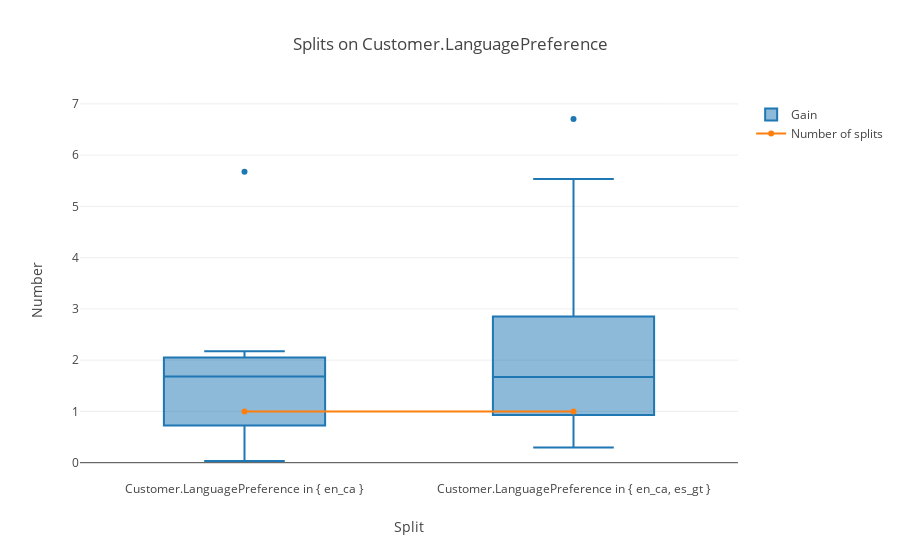
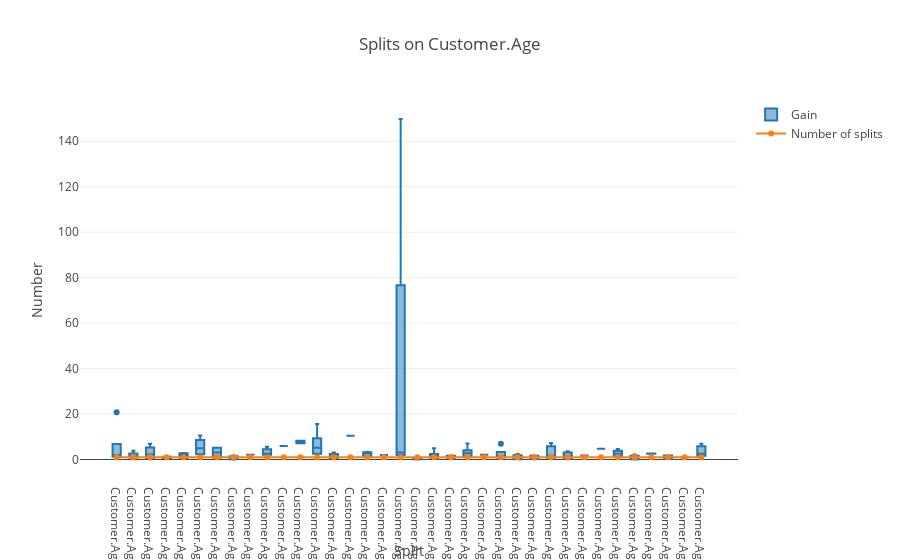
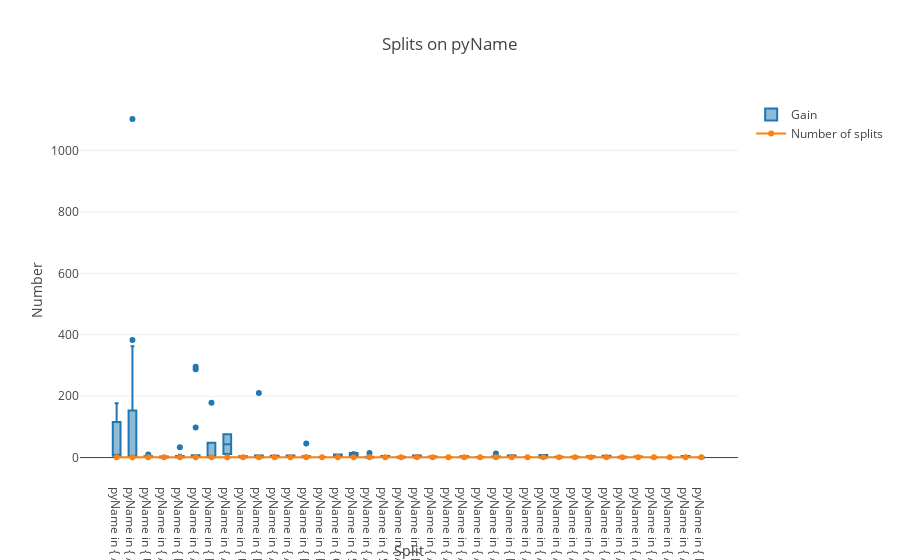

The cell these charts' notebook holds for them, in order:
### Markdown cell above
Raw data is sometimes useful, but it's better to visualise. For this, simply call plotSplitsPerVariable(), which will produce a plot of the distribution of splits for each variable. Here, the orange line denotes the number of times the given split is performed, while the blue boxes display the distribution of gains corresponding to that split. By suppling a set of predictors as the 'subset' argument, not all predictors are plotted. For readability's sake, we've filtered only on a few specific splits.

**Note 1:** Given that the gains can differ drastically between splits, some plots may not be very useful as-is. However, since they are Plotly plots they are interactive: hover over the data to see the raw numbers, and select a region within the plot to zoom in.
**Note 2:** For categorical splits especially, the axis labels are typically not very readable. Even while hovering, there may be too much information. This is simply by nature of these splits. In this case, it may be more useful to look at the raw data in the groupedGainsPerSplit dataframe.

### Code cell
preds = ["Customer.Age", "Customer.LanguagePreference", "pyName"]
Trees.plotSplitsPerVariable(subset=preds);

### Figure 1 — Plotly figure (JSON) as saved in the notebook; plotly's stock layout.template omitted (floating-point values rounded to 4 significant figures)
{"data": [{"name": "Gain", "type": "box", "x": ["Customer.LanguagePreference in { en_ca }", "Customer.LanguagePreference in { en_ca, es_gt }", "Customer.LanguagePreference in { en_ca, es_gt }", "Customer.LanguagePreference in { en_ca, es_gt }", "Customer.LanguagePreference in { en_ca }", "Customer.LanguagePreference in { en_ca, es_gt }", "Customer.LanguagePreference in { en_ca, es_gt }", "Customer.LanguagePreference in { en_ca, es_gt }", "Customer.LanguagePreference in { en_ca, es_gt }", "Customer.LanguagePreference in { en_ca }", "Customer.LanguagePreference in { en_ca, es_gt }", "Customer.LanguagePreference in { en_ca, es_gt }", "Customer.LanguagePreference in { en_ca, es_gt }", "Customer.LanguagePreference in { en_ca, es_gt }", "Customer.LanguagePreference in { en_ca, es_gt }", "Customer.LanguagePreference in { en_ca }", "Customer.LanguagePreference in { en_ca }", "Customer.LanguagePreference in { en_ca }", "Customer.LanguagePreference in { en_ca, es_gt }", "Customer.LanguagePreference in { en_ca }", "Customer.LanguagePreference in { en_ca, es_gt }"], "y": [0.03294, 5.534, 0.3907, 2.851, 1.686, 1.826, 1.033, 0.2952, 1.612, 0.7784, 0.6447, 2.937, 1.388, 6.705, 1.735, 2.173, 0.708, 1.683, 0.9307, 5.675, 1.919]}, {"mode": "lines+markers", "name": "Number of splits", "type": "scatter", "x": ["Customer.LanguagePreference in { en_ca }", "Customer.LanguagePreference in { en_ca, es_gt }"], "y": [1, 1]}], "layout": {"title": {"text": "Splits on Customer.LanguagePreference"}, "xaxis": {"anchor": "y", "domain": [0, 1], "title": {"text": "Split"}}, "yaxis": {"anchor": "x", "domain": [0, 1], "title": {"text": "Number"}}}}

### Figure 2 — Plotly figure (JSON) as saved in the notebook; plotly's stock layout.template omitted (floating-point values rounded to 4 significant figures)
{"data": [{"name": "Gain", "type": "box", "x": ["Customer.Age < 55.0", "Customer.Age < 40.0", "Customer.Age < 52.0", "Customer.Age < 40.0", "Customer.Age < 29.0", "Customer.Age < 48.0", "Customer.Age < 62.0", "Customer.Age < 24.0", "Customer.Age < 29.0", "Customer.Age < 27.0", "Customer.Age < 63.0", "Customer.Age < 37.0", "Customer.Age < 58.0", "Customer.Age < 29.0", "Customer.Age < 53.0", "Customer.Age < 27.0", "Customer.Age < 55.0", "Customer.Age < 48.0", "Customer.Age < 46.0", "Customer.Age < 30.0", "Customer.Age < 55.0", "Customer.Age < 27.0", "Customer.Age < 21.0", "Customer.Age < 30.0", "Customer.Age < 56.0", "Customer.Age < 25.0", "Customer.Age < 33.0", "Customer.Age < 51.0", "Customer.Age < 43.0", "Customer.Age < 33.0", "Customer.Age < 50.0", "Customer.Age < 29.0", "Customer.Age < 55.0", "Customer.Age < 28.0", "Customer.Age < 23.0", "Customer.Age < 38.0", "Customer.Age < 56.0", "Customer.Age < 45.0", "Customer.Age < 33.0", "Customer.Age < 47.0", "Customer.Age < 62.0", "Customer.Age < 33.0", "Customer.Age < 43.0", "Customer.Age < 35.0", "Customer.Age < 43.0", "Customer.Age < 34.0", "Customer.Age < 46.0", "Customer.Age < 37.0", "Customer.Age < 50.0", "Customer.Age < 56.0", "Customer.Age < 47.0", "Customer.Age < 37.0", "Customer.Age < 38.0", "Customer.Age < 28.0", "Customer.Age < 40.0", "Customer.Age < 56.0", "Customer.Age < 52.0", "Customer.Age < 27.0", "Customer.Age < 35.0", "Customer.Age < 37.0", "Customer.Age < 45.0", "Customer.Age < 36.0", "Customer.Age < 28.0", "Customer.Age < 22.0", "Customer.Age < 55.0", "Customer.Age < 46.0", "Customer.Age < 32.0", "Customer.Age < 40.0", "Customer.Age < 62.0", "Customer.Age < 51.0", "Customer.Age < 47.0", "Customer.Age < 50.0", "Customer.Age < 41.0", "Customer.Age < 43.0", "Customer.Age < 48.0", "Customer.Age < 52.0", "Customer.Age < 43.0", "Customer.Age < 37.0", "Customer.Age < 52.0", "Customer.Age < 47.0", "Customer.Age < 28.0", "Customer.Age < 42.0", "Customer.Age < 38.0", "Customer.Age < 43.0", "Customer.Age < 46.0", "Customer.Age < 38.0", "Customer.Age < 44.0", "Customer.Age < 32.0", "Customer.Age < 46.0", "Customer.Age < 34.0", "Customer.Age < 28.0", "Customer.Age < 41.0", "Customer.Age < 30.0", "Customer.Age < 41.0", "Customer.Age < 42.0", "Customer.Age < 32.0", "Customer.Age < 44.0", "Customer.Age < 53.0", "Customer.Age < 62.0", "Customer.Age < 39.0", "Customer.Age < 50.0", "Customer.Age < 49.0", "Customer.Age < 34.0", "Customer.Age < 49.0", "Customer.Age < 37.0", "Customer.Age < 48.0", "Customer.Age < 32.0", "Customer.Age < 51.0", "Customer.Age < 35.0", "Customer.Age < 24.0", "Customer.Age < 45.0", "Customer.Age < 38.0", "Customer.Age < 51.0", "Customer.Age < 49.0"], "y": [0.9979, 1.452, 0.7781, 1.237, 1.417, 2.859, 3.317, 5.169, 0.9706, 0.01704, 2.081, 5.66, 5.9, 0.7049, 8.309, 1.044, 1.239, 2.769, 7.265, 0.4979, 2.163, 0.2952, 10.48, 3.086, 0.3857, 1.953, 1.413, 0.2991, 0.2715, 149.8, 0.4748, 0.7314, 20.76, 2.727, 2.098, 6.978, 2.22, 2.469, 3.471, 0.1469, 6.668, 2.642, 4.921, 7.299, 1.418, 3.62, 15.63, 1.38, 1.036, 3.026, 1.654, 2.302, 1.147, 3.084, 3.845, 3.44, 3.682, 1.806, 0.5617, 4.51, 0.3039, 1.764, 0.2177, 4.712, 1.954, 3.275, 4.678, 0.5793, 10.53, 0.2413, 0.4347, 1.558, 0.02479, 0.7914, 0.615, 6.946, 2.468, 2.062, 0.1518, 1.746, 6.998, 2.571, 1.435, 1.569, 5.163, 2.041, 0.387, 0.7665, 0.4543, 1.562, 1.627, 0.199, 0.6549, 2.219, 2.658, 2.028, 1.793, 7.204, 1.235, 0.895, 1.769, 6.971, 0.1265, 2.577, 2.146, 0.9495, 3.013, 0.3637, 1.615, 0.9153, 0.1025, 0.1872, 0.05463, 1.416]}, {"mode": "lines+markers", "name": "Number of splits", "type": "scatter", "x": ["Customer.Age < 55.0", "Customer.Age < 40.0", "Customer.Age < 52.0", "Customer.Age < 29.0", "Customer.Age < 48.0", "Customer.Age < 62.0", "Customer.Age < 24.0", "Customer.Age < 27.0", "Customer.Age < 63.0", "Customer.Age < 37.0", "Customer.Age < 58.0", "Customer.Age < 53.0", "Customer.Age < 46.0", "Customer.Age < 30.0", "Customer.Age < 21.0", "Customer.Age < 56.0", "Customer.Age < 25.0", "Customer.Age < 33.0", "Customer.Age < 51.0", "Customer.Age < 43.0", "Customer.Age < 50.0", "Customer.Age < 28.0", "Customer.Age < 23.0", "Customer.Age < 38.0", "Customer.Age < 45.0", "Customer.Age < 47.0", "Customer.Age < 35.0", "Customer.Age < 34.0", "Customer.Age < 36.0", "Customer.Age < 22.0", "Customer.Age < 32.0", "Customer.Age < 41.0", "Customer.Age < 42.0", "Customer.Age < 44.0", "Customer.Age < 39.0", "Customer.Age < 49.0"], "y": [1, 1, 1, 1, 1, 1, 1, 1, 1, 1, 1, 1, 1, 1, 1, 1, 1, 1, 1, 1, 1, 1, 1, 1, 1, 1, 1, 1, 1, 1, 1, 1, 1, 1, 1, 1]}], "layout": {"title": {"text": "Splits on Customer.Age"}, "xaxis": {"anchor": "y", "domain": [0, 1], "title": {"text": "Split"}}, "yaxis": {"anchor": "x", "domain": [0, 1], "title": {"text": "Number"}}}}

### Figure 3 — Plotly figure (JSON) as saved in the notebook; plotly's stock layout.template omitted (floating-point values rounded to 4 significant figures; data arrays with more than 128 entries replaced by an {"elided": "..."} marker saying what was removed)
{"data": [{"name": "Gain", "type": "box", "x": {"elided": "183 str values"}, "y": {"elided": "183 float values"}}, {"mode": "lines+markers", "name": "Number of splits", "type": "scatter", "x": ["pyName in { AutoUsed48Months, HomeOwners, UPlusGold, FirstMortgageSevenOneARM, AutoUsed84Months, StudentChoice, AMEXPersonal, FirstMortgageFloat, AutoUsed36Months, UPlusProductBundles, MasterCardGold, AutoNew84Months, MasterCardWorld, FirstMortgageFiveOneARM, FirstMortgage, VisaGold, FirstMortgage30yr, PremiumBanking, IncreaseYourCreditLine, AutoNew60Months, SuperSaver, Earn2xRewardsPoints, CompleteYourCardApplicationToday, PlatinumRewardsCard, CreditMonitoringService, IdentityTheftProtection, PaymentProtection, SignupForRewardsCard, ProsAndConsOfFixedRate, GetAPersonalizedRateQuoteToday, UFixedRateMortgage, IndividualRetirementAccountsIRA, BasicChecking, MoneyMarketSavingsAccount, PremierChecking }", "pyName in { AutoUsed48Months, HomeOwners, UPlusGold, FirstMortgageSevenOneARM, AutoUsed84Months, StudentChoice, AMEXPersonal, FirstMortgageFloat, AutoUsed36Months, UPlusProductBundles, MasterCardGold, AutoNew84Months, MasterCardWorld, FirstMortgageFiveOneARM, FirstMortgage, VisaGold, FirstMortgage30yr, PremiumBanking, IncreaseYourCreditLine, AutoNew60Months, SuperSaver, Earn2xRewardsPoints, CompleteYourCardApplicationToday, PlatinumRewardsCard, CreditMonitoringService, IdentityTheftProtection, PaymentProtection, SignupForRewardsCard, ProsAndConsOfFixedRate, GetAPersonalizedRateQuoteToday, UFixedRateMortgage, IndividualRetirementAccountsIRA }", "pyName in { UPlusGold }", "pyName in { AutoUsed48Months, HomeOwners, UPlusGold, FirstMortgageSevenOneARM, AutoUsed84Months, StudentChoice, AMEXPersonal, FirstMortgageFloat, AutoUsed36Months, UPlusProductBundles, MasterCardGold, AutoNew84Months, MasterCardWorld, FirstMortgageFiveOneARM, FirstMortgage, VisaGold, FirstMortgage30yr, PremiumBanking, IncreaseYourCreditLine, AutoNew60Months, SuperSaver, Earn2xRewardsPoints, CompleteYourCardApplicationToday, PlatinumRewardsCard }", "pyName in { BasicChecking }", "pyName in { AutoUsed48Months, HomeOwners, UPlusGold, FirstMortgageSevenOneARM, AutoUsed84Months, StudentChoice, AMEXPersonal, FirstMortgageFloat, AutoUsed36Months, UPlusProductBundles, MasterCardGold, AutoNew84Months, MasterCardWorld, FirstMortgageFiveOneARM, FirstMortgage, VisaGold, FirstMortgage30yr, PremiumBanking, IncreaseYourCreditLine, AutoNew60Months, SuperSaver, Earn2xRewardsPoints, CompleteYourCardApplicationToday, PlatinumRewardsCard, CreditMonitoringService, IdentityTheftProtection, PaymentProtection, SignupForRewardsCard, ProsAndConsOfFixedRate, GetAPersonalizedRateQuoteToday, UFixedRateMortgage, IndividualRetirementAccountsIRA, BasicChecking, MoneyMarketSavingsAccount }", "pyName in { MoneyMarketSavingsAccount }", "pyName in { AutoUsed48Months, HomeOwners, UPlusGold, FirstMortgageSevenOneARM, AutoUsed84Months, StudentChoice, AMEXPersonal, FirstMortgageFloat, AutoUsed36Months, UPlusProductBundles, MasterCardGold, AutoNew84Months, MasterCardWorld, FirstMortgageFiveOneARM, FirstMortgage, VisaGold, FirstMortgage30yr, PremiumBanking, IncreaseYourCreditLine, AutoNew60Months, SuperSaver, Earn2xRewardsPoints, CompleteYourCardApplicationToday, PlatinumRewardsCard, CreditMonitoringService, IdentityTheftProtection, PaymentProtection, SignupForRewardsCard, ProsAndConsOfFixedRate, GetAPersonalizedRateQuoteToday, UFixedRateMortgage }", "pyName in { UPlusProductBundles }", "pyName in { PremierChecking }", "pyName in { AMEXPersonal }", "pyName in { AutoUsed48Months, HomeOwners, UPlusGold, FirstMortgageSevenOneARM }", "pyName in { PlatinumRewardsCard }", "pyName in { FirstMortgageFiveOneARM }", "pyName in { CompleteYourCardApplicationToday }", "pyName in { SeniorChecking }", "pyName in { AutoUsed48Months, HomeOwners, UPlusGold, FirstMortgageSevenOneARM, AutoUsed84Months, StudentChoice, AMEXPersonal, FirstMortgageFloat, AutoUsed36Months, UPlusProductBundles, MasterCardGold, AutoNew84Months, MasterCardWorld, FirstMortgageFiveOneARM, FirstMortgage, VisaGold, FirstMortgage30yr, PremiumBanking, IncreaseYourCreditLine, AutoNew60Months, SuperSaver, Earn2xRewardsPoints, CompleteYourCardApplicationToday, PlatinumRewardsCard, CreditMonitoringService, IdentityTheftProtection, PaymentProtection, SignupForRewardsCard, ProsAndConsOfFixedRate, GetAPersonalizedRateQuoteToday, UFixedRateMortgage, IndividualRetirementAccountsIRA, BasicChecking }", "pyName in { StudentChoice }", "pyName in { AutoUsed48Months, HomeOwners, UPlusGold, FirstMortgageSevenOneARM, AutoUsed84Months, StudentChoice, AMEXPersonal, FirstMortgageFloat, AutoUsed36Months, UPlusProductBundles, MasterCardGold, AutoNew84Months, MasterCardWorld, FirstMortgageFiveOneARM, FirstMortgage, VisaGold, FirstMortgage30yr, PremiumBanking, IncreaseYourCreditLine }", "pyName in { FirstMortgageSevenOneARM }", "pyName in { AutoUsed48Months, HomeOwners, UPlusGold }", "pyName in { AutoUsed48Months, HomeOwners }", "pyName in { AutoUsed48Months, HomeOwners, UPlusGold, FirstMortgageSevenOneARM, AutoUsed84Months, StudentChoice }", "pyName in { AutoUsed48Months, HomeOwners, UPlusGold, FirstMortgageSevenOneARM, AutoUsed84Months, StudentChoice, AMEXPersonal, FirstMortgageFloat, AutoUsed36Months, UPlusProductBundles, MasterCardGold }", "pyName in { AutoUsed48Months, HomeOwners, UPlusGold, FirstMortgageSevenOneARM, AutoUsed84Months, StudentChoice, AMEXPersonal, FirstMortgageFloat }", "pyName in { Earn2xRewardsPoints }", "pyName in { AutoUsed48Months, HomeOwners, UPlusGold, FirstMortgageSevenOneARM, AutoUsed84Months, StudentChoice, AMEXPersonal, FirstMortgageFloat, AutoUsed36Months }", "pyName in { AutoUsed48Months, HomeOwners, UPlusGold, FirstMortgageSevenOneARM, AutoUsed84Months, StudentChoice, AMEXPersonal, FirstMortgageFloat, AutoUsed36Months, UPlusProductBundles, MasterCardGold, AutoNew84Months, MasterCardWorld, FirstMortgageFiveOneARM, FirstMortgage, VisaGold, FirstMortgage30yr, PremiumBanking, IncreaseYourCreditLine, AutoNew60Months, SuperSaver, Earn2xRewardsPoints, CompleteYourCardApplicationToday }", "pyName in { AutoUsed48Months, HomeOwners, UPlusGold, FirstMortgageSevenOneARM, AutoUsed84Months, StudentChoice, AMEXPersonal, FirstMortgageFloat, AutoUsed36Months, UPlusProductBundles, MasterCardGold, AutoNew84Months, MasterCardWorld, FirstMortgageFiveOneARM, FirstMortgage, VisaGold, FirstMortgage30yr, PremiumBanking, IncreaseYourCreditLine, AutoNew60Months, SuperSaver, Earn2xRewardsPoints }", "pyName in { AutoUsed48Months, HomeOwners, UPlusGold, FirstMortgageSevenOneARM, AutoUsed84Months, StudentChoice, AMEXPersonal, FirstMortgageFloat, AutoUsed36Months, UPlusProductBundles, MasterCardGold, AutoNew84Months, MasterCardWorld, FirstMortgageFiveOneARM }", "pyName in { AutoUsed48Months, HomeOwners, UPlusGold, FirstMortgageSevenOneARM, AutoUsed84Months, StudentChoice, AMEXPersonal, FirstMortgageFloat, AutoUsed36Months, UPlusProductBundles, MasterCardGold, AutoNew84Months, MasterCardWorld, FirstMortgageFiveOneARM, FirstMortgage, VisaGold, FirstMortgage30yr, PremiumBanking, IncreaseYourCreditLine, AutoNew60Months, SuperSaver }", "pyName in { AutoUsed48Months, HomeOwners, UPlusGold, FirstMortgageSevenOneARM, AutoUsed84Months }", "pyName in { AutoUsed48Months, HomeOwners, UPlusGold, FirstMortgageSevenOneARM, AutoUsed84Months, StudentChoice, AMEXPersonal, FirstMortgageFloat, AutoUsed36Months, UPlusProductBundles, MasterCardGold, AutoNew84Months, MasterCardWorld, FirstMortgageFiveOneARM, FirstMortgage, VisaGold, FirstMortgage30yr, PremiumBanking, IncreaseYourCreditLine, AutoNew60Months, SuperSaver, Earn2xRewardsPoints, CompleteYourCardApplicationToday, PlatinumRewardsCard, CreditMonitoringService }", "pyName in { AutoUsed48Months, HomeOwners, UPlusGold, FirstMortgageSevenOneARM, AutoUsed84Months, StudentChoice, AMEXPersonal, FirstMortgageFloat, AutoUsed36Months, UPlusProductBundles, MasterCardGold, AutoNew84Months, MasterCardWorld, FirstMortgageFiveOneARM, FirstMortgage, VisaGold, FirstMortgage30yr, PremiumBanking, IncreaseYourCreditLine, AutoNew60Months, SuperSaver, Earn2xRewardsPoints, CompleteYourCardApplicationToday, PlatinumRewardsCard, CreditMonitoringService, IdentityTheftProtection, PaymentProtection, SignupForRewardsCard }", "pyName in { AutoUsed48Months, HomeOwners, UPlusGold, FirstMortgageSevenOneARM, AutoUsed84Months, StudentChoice, AMEXPersonal, FirstMortgageFloat, AutoUsed36Months, UPlusProductBundles, MasterCardGold, AutoNew84Months }", "pyName in { AutoUsed48Months, HomeOwners, UPlusGold, FirstMortgageSevenOneARM, AutoUsed84Months, StudentChoice, AMEXPersonal, FirstMortgageFloat, AutoUsed36Months, UPlusProductBundles, MasterCardGold, AutoNew84Months, MasterCardWorld }", "pyName in { AutoUsed48Months, HomeOwners, UPlusGold, FirstMortgageSevenOneARM, AutoUsed84Months, StudentChoice, AMEXPersonal, FirstMortgageFloat, AutoUsed36Months, UPlusProductBundles, MasterCardGold, AutoNew84Months, MasterCardWorld, FirstMortgageFiveOneARM, FirstMortgage, VisaGold, FirstMortgage30yr, PremiumBanking }", "pyName in { RegularSaving }"], "y": [1, 1, 1, 1, 1, 1, 1, 1, 1, 1, 1, 1, 1, 1, 1, 1, 1, 1, 1, 1, 1, 1, 1, 1, 1, 1, 1, 1, 1, 1, 1, 1, 1, 1, 1, 1, 1, 1]}], "layout": {"title": {"text": "Splits on pyName"}, "xaxis": {"anchor": "y", "domain": [0, 1], "title": {"text": "Split"}}, "yaxis": {"anchor": "x", "domain": [0, 1], "title": {"text": "Number"}}}}
